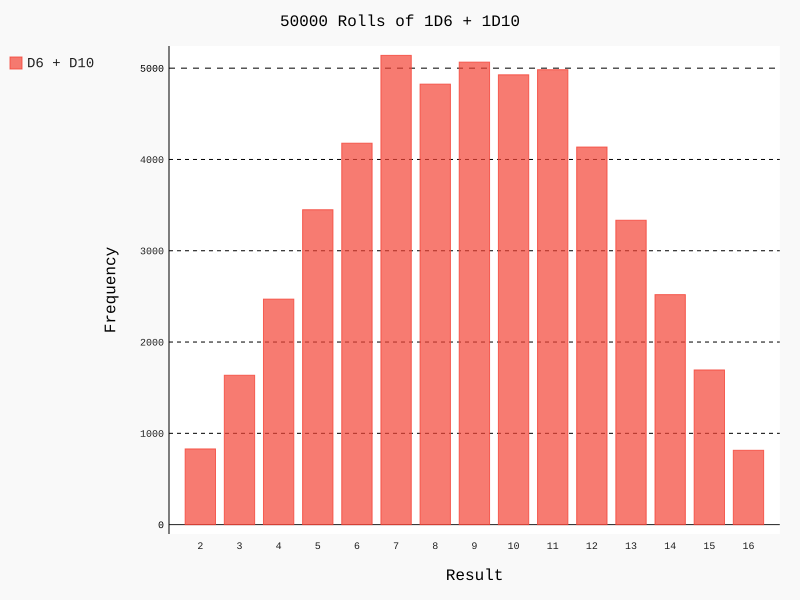

Source code (Python):
import pygal

from die import Die

# Create two dice
die_1 = Die()
die_2 = Die(10)

#Make some rolls, store results in a list
results = []
for roll in range(50000):
    result = die_1.roll() + die_2.roll()
    results.append(result)

# Collect frequencies of each roll result
frequencies = []
max_result = die_1.num_sides + die_2.num_sides

for value in range(2, max_result + 1):
    frequency = results.count(value)
    frequencies.append(frequency)

# Visualize the results
hist = pygal.Bar()

hist.title = "50000 Rolls of 1D6 + 1D10"
hist.x_labels = [x for x in range(2, 17)]
hist.x_title = "Result"
hist.y_title = "Frequency"

hist.add('D6 + D10', frequencies)
hist.render_to_file('dice_visual.svg')
